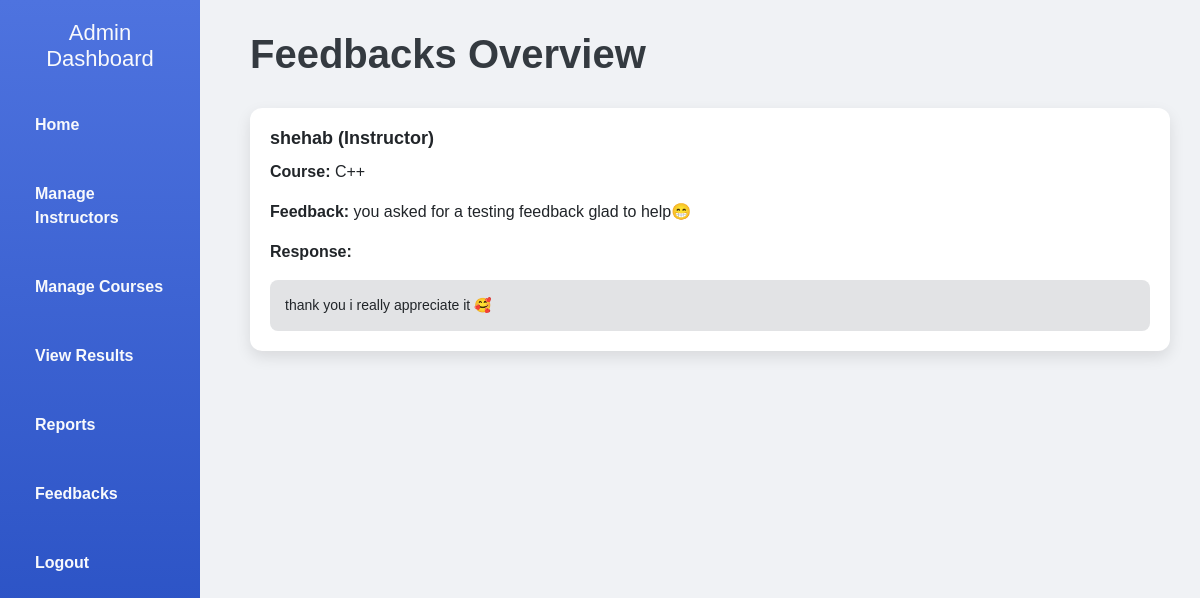
The page /Admin/feedbacks.php (signed in) on the database its author committed.
### tables this page shows
CREATE TABLE `feedbacks` (
  `id` int(11) NOT NULL,
  `user_id` int(11) NOT NULL,
  `course_id` int(11) NOT NULL,
  `feedback_text` text NOT NULL,
  `receiver_id` int(11) DEFAULT NULL,
  `response` text DEFAULT NULL,
  `created_at` datetime DEFAULT current_timestamp()
);

CREATE TABLE `users` (
  `id` int(11) NOT NULL,
  `username` text NOT NULL,
  `password` text NOT NULL,
  `email` text NOT NULL,
  `role_id` int(11) NOT NULL,
  `created_at` datetime DEFAULT current_timestamp(),
  `updated_at` datetime DEFAULT current_timestamp()
);

CREATE TABLE `courses` (
  `id` int(11) NOT NULL,
  `name` text NOT NULL,
  `description` text DEFAULT NULL,
  `created_by` int(11) NOT NULL,
  `created_at` datetime DEFAULT current_timestamp()
);

### Admin/feedbacks.php (the view, shortened to what this page needs)
<?php
include('../db_connection.php');
$feedbackQuery = "SELECT feedbacks.id, feedbacks.feedback_text, feedbacks.response, users.username, users.role_id, courses.name AS course_name
                  FROM feedbacks
                  JOIN users ON feedbacks.user_id = users.id
                  JOIN courses ON feedbacks.course_id = courses.id
                  WHERE feedbacks.receiver_id in (select id from users where role_id = 1) ORDER BY feedbacks.created_at DESC";
$feedbackResult = mysqli_query($conn, $feedbackQuery);
?>
<!DOCTYPE html>
<html lang="en">
<head>
    <link rel="stylesheet" href="../includes/assets/sidebar.css">
    <link rel="stylesheet" href="https://stackpath.bootstrapcdn.com/bootstrap/4.5.2/css/bootstrap.min.css">
</head>
<body>
    <div class="sidebar">
        <h2>Admin Dashboard</h2>
        <div class="menu-item"><a href="admin_dashboard.php">Home</a></div>
        <div class="menu-item"><a href="manage_instructors.php">Manage Instructors</a></div>
        <div class="menu-item"><a href="manage_courses.php">Manage Courses</a></div>
        <div class="menu-item"><a href="view_results.php">View Results</a></div>
        <div class="menu-item"><a href="reports.php">Reports</a></div>
        <div class="menu-item"><a href="feedbacks.php">Feedbacks</a></div>
        <div class="menu-item"><a href="logout.php">Logout</a></div>
    </div>
    <div class="dashboard-content">
        <h1>Feedbacks Overview</h1>
        <?php while ($feedback = mysqli_fetch_assoc($feedbackResult)) { ?>
        <div class="feedback-card">
            <h5>
                <?php
                echo $feedback['username'] . " (" . ($feedback['role_id'] == 2 ? "Student" : "Instructor") . ")";
                ?>
            </h5>
            <p><strong>Course:</strong> <?= $feedback['course_name'] ?></p>
            <p><strong>Feedback:</strong> <?= $feedback['feedback_text'] ?></p>
            <p><strong>Response:</strong></p>
            <div class="response-card">
                <?= $feedback['response'] ? $feedback['response'] : "No response yet." ?>
            </div>
        </div>
        <?php } ?>
    </div>
</body>
</html>

### includes/assets/sidebar.css (style rules this page uses)
body { margin: 0; font-family: Arial, sans-serif; display: flex; flex-direction: column; }
.sidebar { width: 250px; background: linear-gradient(180deg, #4e73df, #224abe); color: #fff; position: fixed; height: 100vh; padding: 20px; box-sizing: border-box; }
.sidebar h2 { text-align: center; color: #f8f9fc; margin-bottom: 20px; }
.sidebar a { color: #f8f9fc; text-decoration: none; padding: 10px 15px; display: block; margin-bottom: 10px; border-radius: 5px; font-weight: bold; }
.dashboard-content { margin-left: 270px; padding: 20px; box-sizing: border-box; width: calc(100% - 270px); }
.dashboard-content h1 { margin-bottom: 20px; color: #343a40; }

### Admin/feedbacks.php (style rules this page uses)
body { margin: 0; font-family: 'Arial', sans-serif; display: flex; background-color: #f0f2f5; }
.sidebar { width: 250px; background: linear-gradient(180deg, #4e73df, #224abe); color: #fff; height: 100vh; position: fixed; display: flex; flex-direction: column; padding: 20px; }
.sidebar h2 { font-size: 22px; margin-bottom: 30px; text-align: center; color: #f8f9fc; }
.sidebar .menu-item { margin-bottom: 15px; }
.sidebar .menu-item a { color: #f8f9fc; text-decoration: none; display: block; padding: 10px 15px; border-radius: 5px; font-weight: bold; }
.dashboard-content { margin-left: 270px; padding: 30px; width: calc(100% - 270px); }
.dashboard-content h1 { color: #343a40; margin-bottom: 30px; font-weight: bold; }
.feedback-card { border-radius: 12px; box-shadow: 0 6px 15px rgba(0, 0, 0, 0.1); background-color: #fff; margin-bottom: 20px; padding: 20px; transition: transform 0.3s ease, box-shadow 0.3s ease; }
.feedback-card h5 { margin-bottom: 10px; font-weight: bold; font-size: 18px; }
.feedback-card p { font-size: 16px; }
.response-card { background-color: #e2e3e5; padding: 15px; border-radius: 8px; font-size: 14px; }
@media (max-width: 1200px) { .sidebar { width: 200px; } }
@media (max-width: 1200px) { .dashboard-content { margin-left: 220px; width: calc(100% - 220px); } }

### rows shown on the page
feedbacks: user.username "shehab", course.name "C++", feedback_text "you asked for a testing feedback glad to help😁", response "thank you i really appreciate it 🥰"
